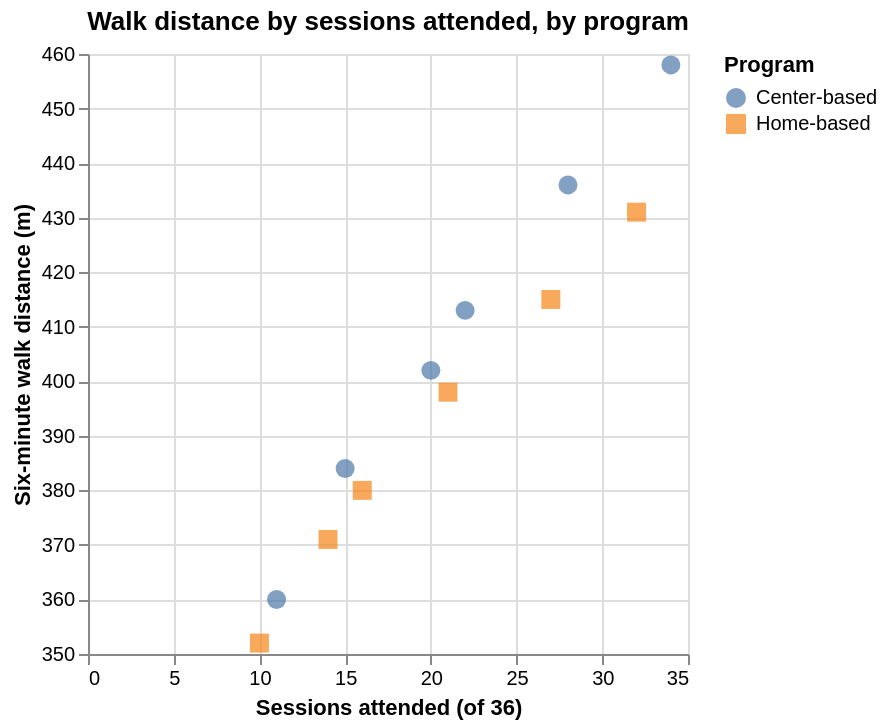

Here is the notebook cell this chart was saved with:
### Markdown cell above
## Task 1: Explore the rehab patients with Altair

### 1.1 Load the patients and build the scatter plot

> **Checkpoint: `output/exploratory_spec.json`**
> A Vega-Lite specification with a `point` mark, `x`, `y`, `color`, and `shape` encodings, and the twelve patients embedded.

### Code cell
patients = pd.read_csv(PATIENTS_PATH)  # TODO: read PATIENTS_PATH with pd.read_csv

# TODO: print the shape and the dtypes of patients
print("Shape of patients DataFrame:", patients.shape)
print("Data types of patients DataFrame:")
print(patients.dtypes)

exploratory_chart = alt.Chart(patients).mark_point(filled=True, size=90).encode(
    x=alt.X("sessions_attended:Q", title="Sessions attended (of 36)"),
    y=alt.Y(
            "walk_distance_m:Q",
            title="Six-minute walk distance (m)",
            scale=alt.Scale(zero=False),
        ),
    color=alt.Color("program:N", title="Program"),
    shape=alt.Shape("program:N", title="Program"),
        tooltip=[
            "patient_id",
            "sessions_attended",
            "walk_distance_m",
            "program",
        ],
    ).properties(title="Walk distance by sessions attended, by program")  # TODO: the Altair scatter plot README Task 1.1 describes

# TODO: save exploratory_chart to EXPLORATORY_SPEC_PATH with .save()
#  output/exploratory_spec.json draws circle marks, not points; in Task 1.1, use .mark_point(), the one mark that shows the shape encoding.

exploratory_chart.save(EXPLORATORY_SPEC_PATH)
exploratory_chart.show()

### Figure 1 — Vega-Lite specification as saved in the notebook (floating-point values rounded to 4 significant figures)
{"config": {"view": {"continuousWidth": 300, "continuousHeight": 300}}, "data": {"name": "data-c8aa350521c33b7072b39293a7897d72"}, "mark": {"type": "point", "filled": true, "size": 90}, "encoding": {"color": {"field": "program", "title": "Program", "type": "nominal"}, "shape": {"field": "program", "title": "Program", "type": "nominal"}, "tooltip": [{"field": "patient_id", "type": "nominal"}, {"field": "sessions_attended", "type": "quantitative"}, {"field": "walk_distance_m", "type": "quantitative"}, {"field": "program", "type": "nominal"}], "x": {"field": "sessions_attended", "title": "Sessions attended (of 36)", "type": "quantitative"}, "y": {"field": "walk_distance_m", "scale": {"zero": false}, "title": "Six-minute walk distance (m)", "type": "quantitative"}}, "title": "Walk distance by sessions attended, by program", "$schema": "https://vega.github.io/schema/vega-lite/v5.20.1.json", "datasets": {"data-c8aa350521c33b7072b39293a7897d72": [{"patient_id": "R01", "program": "Home-based", "sessions_attended": 14, "walk_distance_m": 371}, {"patient_id": "R02", "program": "Center-based", "sessions_attended": 20, "walk_distance_m": 402}, {"patient_id": "R03", "program": "Home-based", "sessions_attended": 32, "walk_distance_m": 431}, {"patient_id": "R04", "program": "Center-based", "sessions_attended": 11, "walk_distance_m": 360}, {"patient_id": "R05", "program": "Center-based", "sessions_attended": 28, "walk_distance_m": 436}, {"patient_id": "R06", "program": "Home-based", "sessions_attended": 10, "walk_distance_m": 352}, {"patient_id": "R07", "program": "Home-based", "sessions_attended": 21, "walk_distance_m": 398}, {"patient_id": "R08", "program": "Center-based", "sessions_attended": 34, "walk_distance_m": 458}, {"patient_id": "R09", "program": "Home-based", "sessions_attended": 16, "walk_distance_m": 380}, {"patient_id": "R10", "program": "Center-based", "sessions_attended": 15, "walk_distance_m": 384}, {"patient_id": "R11", "program": "Home-based", "sessions_attended": 27, "walk_distance_m": 415}, {"patient_id": "R12", "program": "Center-based", "sessions_attended": 22, "walk_distance_m": 413}]}}
